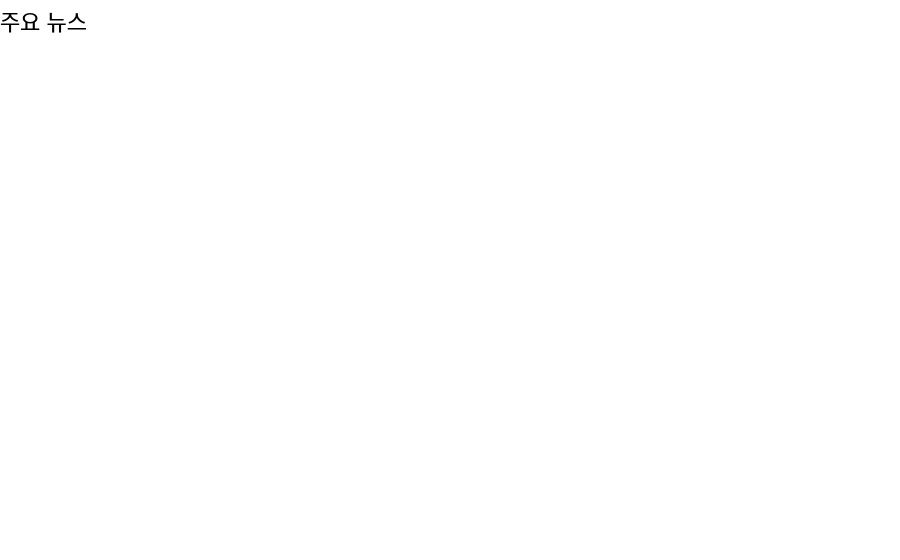
<?xml version="1.0" encoding="UTF-8"?>
<ui version="4.0">
 <class>NewsPanel</class>
 <widget class="QWidget" name="NewsPanel">
  <property name="geometry">
   <rect>
    <x>0</x>
    <y>0</y>
    <width>900</width>
    <height>560</height>
   </rect>
  </property>
  <property name="windowTitle">
   <string>Form</string>
  </property>
  <property name="styleSheet">
   <string notr="true">background:transparent;</string>
  </property>
  <widget class="QLabel" name="labelTitle">
   <property name="geometry">
    <rect>
     <x>0</x>
     <y>0</y>
     <width>200</width>
     <height>40</height>
    </rect>
   </property>
   <property name="font">
    <font>
     <pointsize>-1</pointsize>
    </font>
   </property>
   <property name="styleSheet">
    <string notr="true">font-size:22px;
padding:0px;</string>
   </property>
   <property name="text">
    <string>주요 뉴스</string>
   </property>
   <property name="alignment">
    <set>Qt::AlignLeft|Qt::AlignVCenter</set>
   </property>
  </widget>
  <widget class="QWidget" name="newsContainer" native="true">
   <property name="geometry">
    <rect>
     <x>0</x>
     <y>50</y>
     <width>860</width>
     <height>480</height>
    </rect>
   </property>
  </widget>
 </widget>
 <resources/>
 <connections/>
</ui>
